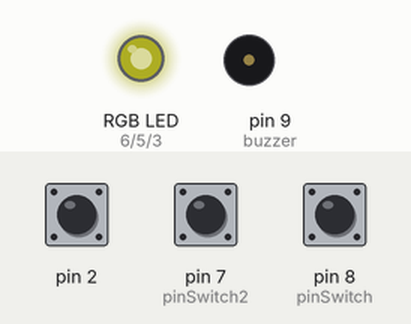
Recording of a program running on a simulated Arduino Uno, built with avr-gcc and run on an emulated ATmega328P. Shown: an RGB LED mixed from three pins (HIGH = lit), buzzer (waves = sounding). Dashed ring = blinking. The inputs (shaded band) are chosen by the test bench; at power-on: pin 7 (pinSwitch2) LOW, pin 2 HIGH, pin 8 (pinSwitch) LOW. Dim RGB values are drawn brighter than linear; what the program prints to the serial monitor is not drawn.

Above: at 1.2 s.
1.3 s: pin 7 (pinSwitch2) pulled HIGH for 0.15 s
At 1.67 s:
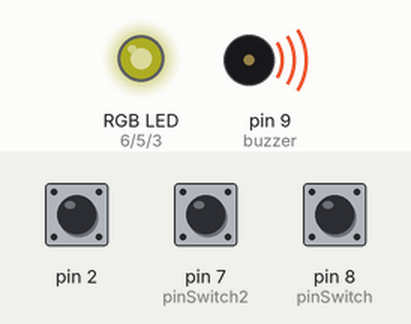
4.3 s: pin 7 (pinSwitch2) pulled HIGH for 1 s
At 4.67 s:
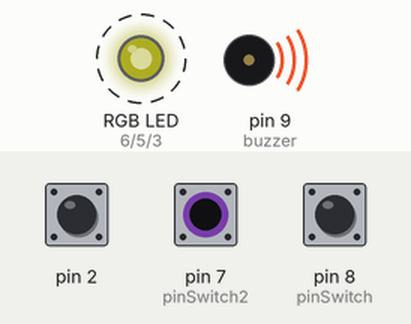
7.4 s: pin 7 (pinSwitch2) pulled HIGH for 3.2 s
At 30.9 s:
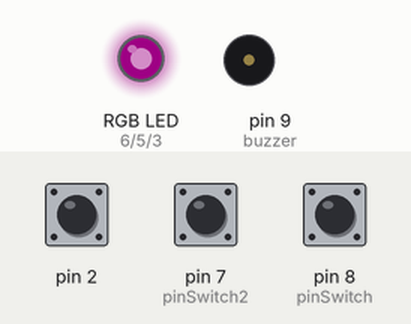
Timing chart, 0 to 32.1 s (numbered marks = the images above; inputs shaded):
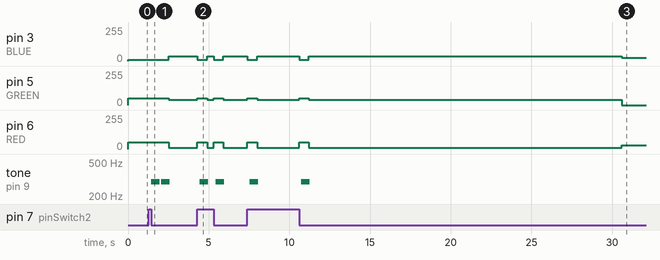

Measured:
- after the input at 1.3 s, pin 3 (BLUE): 10/255 → 35/255 after 1.2 s; pin 5 (GREEN): 50/255 → 40/255 after 1.2 s; pin 6 (RED): 50/255 → 10/255 after 1.2 s; tone on pin 9 (buzzer): alternates 293 Hz for 0.52 s and silent for 0.09 s, 4 changes in all, then stays silent, starting after 0.15 s
- after the input at 4.3 s, pin 3 (BLUE): alternates 35/255 for 0.40 s and 10/255 for 0.60 s, 4 changes in all, then stays 35/255, starting at once; pin 5 (GREEN): alternates 50/255 for 0.60 s and 40/255 for 0.40 s, 4 changes in all, then stays 40/255, starting at once
- after the input at 7.4 s, tone on pin 9 (buzzer): alternates 293 Hz for 0.52 s and silent for 2.7 s, 4 changes in all, then stays silent, starting after 0.15 s

The program:

main.cpp
```cpp
#include <Arduino.h>
#include <CapacitiveSensor.h>
#include <elapsedMillis.h>

elapsedMillis timeElapsed;

CapacitiveSensor cs = CapacitiveSensor(4, 2);
const int buzzer = 9;

#define BLUE 3
#define GREEN 5
#define RED 6

int speakerPin = 9;
int length = 15;
int pinSwitch = 8;
int pinSwitch2 = 7;
int time = 20000; // time interval of taking medicine
boolean oldSwitchState = LOW;
boolean newSwitchState = LOW;
boolean oldSwitch2State = LOW;
boolean newSwitch2State = LOW;
boolean buzzerState = LOW;
int record_time = 0;

void pink()
{
  analogWrite(RED, 30);
  analogWrite(BLUE, 25);
  analogWrite(GREEN, 0);
}

void blue()
{
  analogWrite(RED, 10);
  analogWrite(BLUE, 35);
  analogWrite(GREEN, 40);
}

void yellow()
{
  analogWrite(RED, 50);
  analogWrite(BLUE, 10);
  analogWrite(GREEN, 50);
}

void off()
{
  analogWrite(RED, 0);
  analogWrite(BLUE, 0);
  analogWrite(GREEN, 0);
}

//twinkle twinkle little star
char notes[] = "ccggaag ffeeddc ggffeed ggffeed ccggaag ffeeddc ";
int beats[] = {1, 1, 1, 1, 1, 1, 2, 1, 1, 1, 1, 1, 1, 2, 4};
int tempo = 300;

void playTone(int tone, int duration)
{
  for (long i = 0; i < duration * 1000L; i += tone * 2)
  {
    digitalWrite(speakerPin, HIGH);
    delayMicroseconds(tone);
    digitalWrite(speakerPin, LOW);
    delayMicroseconds(tone);
  }
}

void playNote(char note, int duration)
{
  char names[] = {'c', 'd', 'e', 'f', 'g', 'a', 'b', 'C'};
  int tones[] = {1915, 1700, 1519, 1432, 1275, 1136, 1014, 956};

  for (int i = 0; i < 8; i++)
  {
    if (names[i] == note)
    {
      playTone(tones[i], duration);
    }
  }
}

void switch_on()
{
  playNote('c', 150);
  playNote('e', 150);
  playNote('g', 150);
}

void switch_off()
{
  playNote('g', 150);
  playNote('e', 150);
  playNote('c', 150);
}

void song()
{
  for (int i = 0; i < length; i++)
  {
    if (notes[i] == ' ')
    {
      delay(beats[i] * tempo);
    }
    else
    {
      playNote(notes[i], beats[i] * tempo);
    }
    delay(tempo / 2);
  }
}

void reset()
{
  timeElapsed = record_time;
  yellow();
  delay(100);
  playNote('d', 500);
  blue();
  }

void setup()
{
  Serial.begin(9600);
  cs.set_CS_AutocaL_Millis(0xFFFFFFFF);
  pinMode(BLUE, OUTPUT);
  pinMode(GREEN, OUTPUT);
  pinMode(RED, OUTPUT);
  pinMode(buzzer, OUTPUT);
  yellow();
  pinMode(pinSwitch, INPUT);
  pinMode(pinSwitch2, INPUT);
}

void loop()
{

  int threshold = 100;
  long sensorValue = cs.capacitiveSensor(30);
  Serial.print(sensorValue);
  newSwitchState = digitalRead(pinSwitch);
  newSwitch2State = digitalRead(pinSwitch2);

  // sound switch
  if (newSwitchState != oldSwitchState)
  {
    if (newSwitchState == HIGH)
    {
      if (buzzerState == LOW)
      {
        buzzerState = HIGH;
        switch_on();
      }
      else
      {
        buzzerState = LOW;
        switch_off();
      }
    }
    oldSwitchState = newSwitchState;
  }

    // sensor
  if (sensorValue > threshold)
  {
    blue();
    record_time = timeElapsed;
    timeElapsed = 0;
    delay(1000);
  }

  // reset switch
  if (newSwitch2State != oldSwitch2State)
  {
    reset();
    oldSwitch2State = newSwitch2State;
  }

  if (timeElapsed > time)
  {
    pink();
    if (timeElapsed < (time + 5) && buzzerState == HIGH)
    {
      song();
    }
  }

}
```
